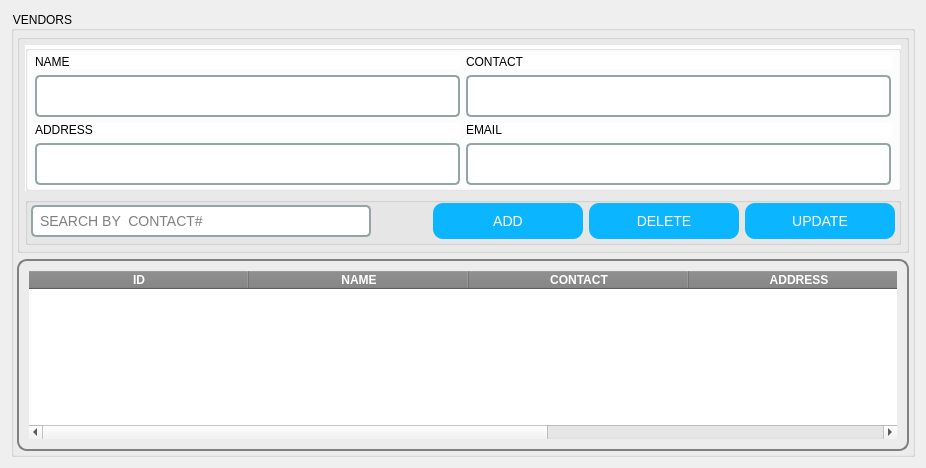
         <widget class="QWidget" name="vendors">
          <layout class="QVBoxLayout" name="verticalLayout_8">
           <item>
            <widget class="QGroupBox" name="groupBox_22">
             <property name="styleSheet">
              <string notr="true">color:rgb(0, 0, 0);</string>
             </property>
             <property name="title">
              <string>VENDORS</string>
             </property>
             <layout class="QVBoxLayout" name="verticalLayout_14">
              <property name="leftMargin">
               <number>3</number>
              </property>
              <property name="topMargin">
               <number>3</number>
              </property>
              <property name="rightMargin">
               <number>3</number>
              </property>
              <property name="bottomMargin">
               <number>3</number>
              </property>
              <item>
               <widget class="QGroupBox" name="groupBox_23">
                <property name="styleSheet">
                 <string notr="true">margin:0px;
padding:0px</string>
                </property>
                <property name="title">
                 <string/>
                </property>
                <layout class="QGridLayout" name="gridLayout_9">
                 <property name="leftMargin">
                  <number>5</number>
                 </property>
                 <property name="topMargin">
                  <number>5</number>
                 </property>
                 <property name="rightMargin">
                  <number>5</number>
                 </property>
                 <property name="bottomMargin">
                  <number>5</number>
                 </property>
                 <item row="1" column="0" alignment="Qt::AlignHCenter">
                  <widget class="QGroupBox" name="groupBox_24">
                   <property name="styleSheet">
                    <string notr="true">padding:0px;margin:0px</string>
                   </property>
                   <property name="title">
                    <string/>
                   </property>
                   <layout class="QHBoxLayout" name="horizontalLayout_9">
                    <property name="leftMargin">
                     <number>5</number>
                    </property>
                    <property name="topMargin">
                     <number>5</number>
                    </property>
                    <property name="rightMargin">
                     <number>5</number>
                    </property>
                    <property name="bottomMargin">
                     <number>5</number>
                    </property>
                    <item>
                     <widget class="QLineEdit" name="lineEdit_ven_searchbar">
                      <property name="minimumSize">
                       <size>
                        <width>340</width>
                        <height>30</height>
                       </size>
                      </property>
                      <property name="styleSheet">
                       <string notr="true">QLineEdit, QTextEdit {
            font-size: 14px;
            padding: 5px;
            border: 2px solid #95a5a6;
            border-radius: 5px;
        }</string>
                      </property>
                      <property name="placeholderText">
                       <string>SEARCH BY  CONTACT#</string>
                      </property>
                     </widget>
                    </item>
                    <item>
                     <widget class="QLabel" name="label_ven_id">
                      <property name="minimumSize">
                       <size>
                        <width>50</width>
                        <height>0</height>
                       </size>
                      </property>
                      <property name="font">
                       <font>
                        <pointsize>22</pointsize>
                        <weight>75</weight>
                        <bold>true</bold>
                       </font>
                      </property>
                      <property name="styleSheet">
                       <string notr="true">color:rgb(0, 0, 0)</string>
                      </property>
                      <property name="text">
                       <string/>
                      </property>
                      <property name="alignment">
                       <set>Qt::AlignCenter</set>
                      </property>
                     </widget>
                    </item>
                    <item>
                     <widget class="QPushButton" name="pushButton_ven_add">
                      <property name="minimumSize">
                       <size>
                        <width>150</width>
                        <height>0</height>
                       </size>
                      </property>
                      <property name="styleSheet">
                       <string notr="true">QPushButton {
            font-size: 14px;
            padding: 10px 10px;
            border-radius: 10px;
            color: white;
            background-color: #0BB5FF;
        }
        QPushButton:hover {
            background-color: #00688B;
        }</string>
                      </property>
                      <property name="text">
                       <string>ADD</string>
                      </property>
                     </widget>
                    </item>
                    <item>
                     <widget class="QPushButton" name="pushButton_ven_del">
                      <property name="minimumSize">
                       <size>
                        <width>150</width>
                        <height>0</height>
                       </size>
                      </property>
                      <property name="styleSheet">
                       <string notr="true">QPushButton {
            font-size: 14px;
            padding: 10px 10px;
            border-radius: 10px;
            color: white;
            background-color: #0BB5FF;
        }
        QPushButton:hover {
            background-color: #00688B;
        }</string>
                      </property>
                      <property name="text">
                       <string>DELETE</string>
                      </property>
                     </widget>
                    </item>
                    <item>
                     <widget class="QPushButton" name="pushButton_ven_update">
                      <property name="minimumSize">
                       <size>
                        <width>150</width>
                        <height>0</height>
                       </size>
                      </property>
                      <property name="styleSheet">
                       <string notr="true">QPushButton {
            font-size: 14px;
            padding: 10px 10px;
            border-radius: 10px;
            color: white;
            background-color: #0BB5FF;
        }
        QPushButton:hover {
            background-color: #00688B;
        }</string>
                      </property>
                      <property name="text">
                       <string>UPDATE</string>
                      </property>
                     </widget>
                    </item>
                   </layout>
                  </widget>
                 </item>
                 <item row="0" column="0">
                  <widget class="QGroupBox" name="groupBox_25">
                   <property name="styleSheet">
                    <string notr="true">margin:0px;
padding:0px;
background-color:white</string>
                   </property>
                   <property name="title">
                    <string/>
                   </property>
                   <layout class="QGridLayout" name="gridLayout_10">
                    <property name="bottomMargin">
                     <number>5</number>
                    </property>
                    <item row="5" column="2">
                     <widget class="QLineEdit" name="lineEdit_ven_email">
                      <property name="minimumSize">
                       <size>
                        <width>0</width>
                        <height>30</height>
                       </size>
                      </property>
                      <property name="styleSheet">
                       <string notr="true">QLineEdit, QTextEdit {
            font-size: 14px;
            padding: 10px;
            border: 2px solid #95a5a6;
            border-radius: 5px;
        }</string>
                      </property>
                      <property name="placeholderText">
                       <string/>
                      </property>
                     </widget>
                    </item>
                    <item row="0" column="2">
                     <widget class="QLabel" name="label_83">
                      <property name="styleSheet">
                       <string notr="true">color:rgb(0, 0, 0)</string>
                      </property>
                      <property name="text">
                       <string>CONTACT</string>
                      </property>
                     </widget>
                    </item>
                    <item row="5" column="0">
                     <widget class="QLineEdit" name="lineEdit_ven_address">
                      <property name="minimumSize">
                       <size>
                        <width>0</width>
                        <height>30</height>
                       </size>
                      </property>
                      <property name="styleSheet">
                       <string notr="true">QLineEdit, QTextEdit {
            font-size: 14px;
            padding: 10px;
            border: 2px solid #95a5a6;
            border-radius: 5px;
        }</string>
                      </property>
                      <property name="placeholderText">
                       <string/>
                      </property>
                     </widget>
                    </item>
                    <item row="0" column="0">
                     <widget class="QLabel" name="label_84">
                      <property name="styleSheet">
                       <string notr="true">color:rgb(0, 0, 0)</string>
                      </property>
                      <property name="text">
                       <string>NAME</string>
                      </property>
                     </widget>
                    </item>
                    <item row="4" column="2">
                     <widget class="QLabel" name="label_86">
                      <property name="styleSheet">
                       <string notr="true">color:rgb(0, 0, 0)</string>
                      </property>
                      <property name="text">
                       <string>EMAIL</string>
                      </property>
                     </widget>
                    </item>
                    <item row="2" column="0">
                     <widget class="QLineEdit" name="lineEdit_ven_name">
                      <property name="minimumSize">
                       <size>
                        <width>0</width>
                        <height>30</height>
                       </size>
                      </property>
                      <property name="styleSheet">
                       <string notr="true">QLineEdit, QTextEdit {
            font-size: 14px;
            padding: 10px;
            border: 2px solid #95a5a6;
            border-radius: 5px;
        }</string>
                      </property>
                      <property name="placeholderText">
                       <string/>
                      </property>
                     </widget>
                    </item>
                    <item row="4" column="0">
                     <widget class="QLabel" name="label_85">
                      <property name="styleSheet">
                       <string notr="true">color:rgb(0, 0, 0)</string>
                      </property>
                      <property name="text">
                       <string>ADDRESS</string>
                      </property>
                     </widget>
                    </item>
                    <item row="2" column="2">
                     <widget class="QLineEdit" name="lineEdit_ven_contact">
                      <property name="minimumSize">
                       <size>
                        <width>0</width>
                        <height>30</height>
                       </size>
                      </property>
                      <property name="styleSheet">
                       <string notr="true">QLineEdit, QTextEdit {
            font-size: 14px;
            padding: 10px;
            border: 2px solid #95a5a6;
            border-radius: 5px;
        }</string>
                      </property>
                      <property name="placeholderText">
                       <string/>
                      </property>
                     </widget>
                    </item>
                   </layout>
                  </widget>
                 </item>
                </layout>
               </widget>
              </item>
              <item>
               <widget class="QTableWidget" name="tableWidget_ven">
                <property name="styleSheet">
                 <string notr="true">QTableWidget {
        font-size: 20px;
        border-radius: 10px;
        border: 2px solid gray;
        padding: 10px;
    }
    QHeaderView::section {
        background-color: gray;
        color: white;
        font-weight: bold;
    }

QScrollBar:vertical {width: 6px;}
QScrollBar:horozontal {width: 6px;}</string>
                </property>
                <property name="autoScrollMargin">
                 <number>9</number>
                </property>
                <attribute name="horizontalHeaderMinimumSectionSize">
                 <number>1</number>
                </attribute>
                <attribute name="horizontalHeaderDefaultSectionSize">
                 <number>220</number>
                </attribute>
                <column>
                 <property name="text">
                  <string>ID</string>
                 </property>
                </column>
                <column>
                 <property name="text">
                  <string>NAME</string>
                 </property>
                </column>
                <column>
                 <property name="text">
                  <string>CONTACT</string>
                 </property>
                </column>
                <column>
                 <property name="text">
                  <string>ADDRESS</string>
                 </property>
                </column>
                <column>
                 <property name="text">
                  <string>EMAIL</string>
                 </property>
                </column>
               </widget>
              </item>
             </layout>
            </widget>
           </item>
          </layout>
         </widget>
